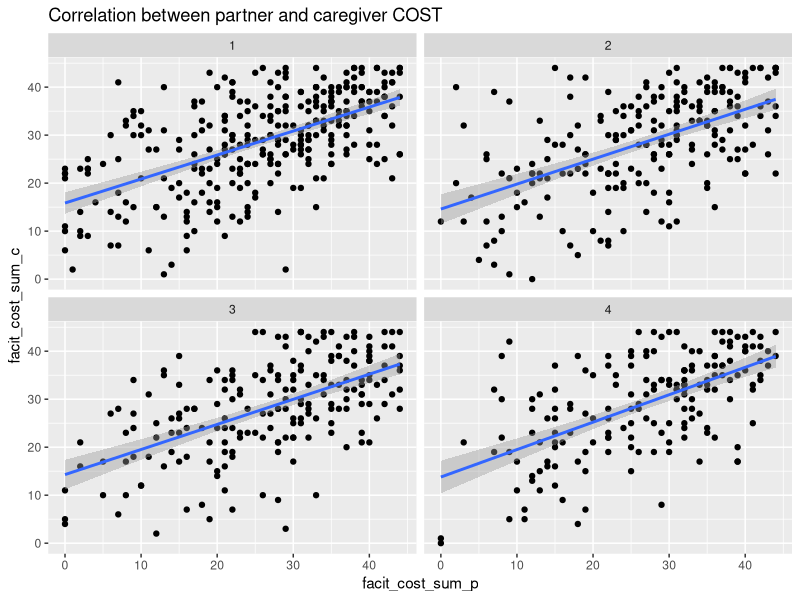
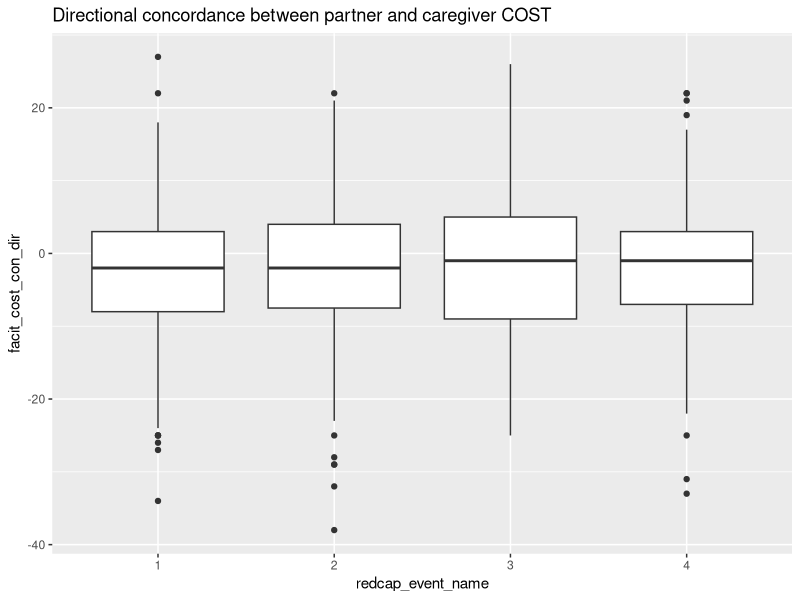
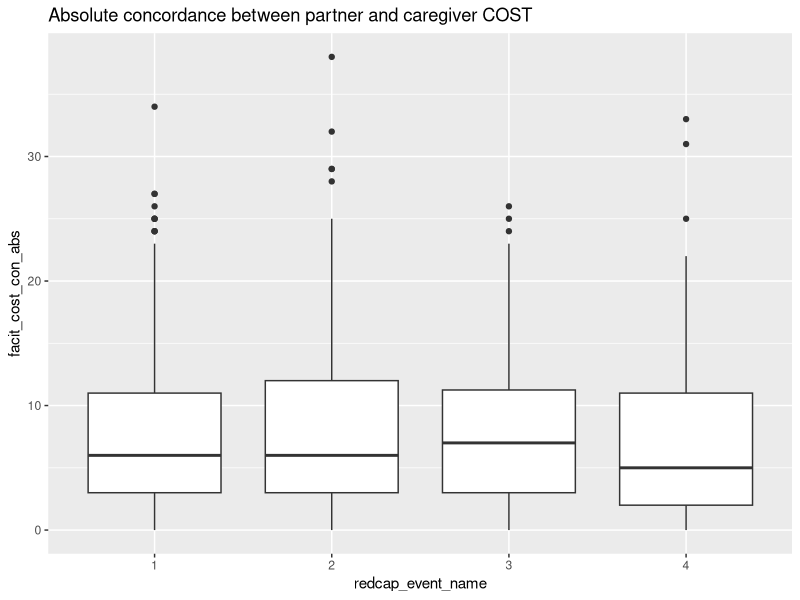

Reproduce these figures in R, in order.
###############################################################################
## Purpose: this file loads joined datasets and analyzes them.

## Depends:
## O7COSTTidyJoin.r
## 06PredictorJoin.r
## tidyverse

## Inputs:
## IntData/cost.csv
## IntData/pred_wide.csv
## IntData/pred.csv

## Outputs:
##

###############################################################################

## Packages
library(tidyverse)

## Functions


## Data In

### COST
cost <- read_csv("IntData/cost.csv",
  col_types = "ffdddd"
)

## Partner vs Caregiver Scatters

### Demographics



### COST

ggplot(
  data = cost,
  mapping = aes(
    x = facit_cost_sum_p,
    y = facit_cost_sum_c
  )
) +
  geom_point() +
  geom_smooth(method = "lm") +
  facet_wrap(facets = "redcap_event_name") +
  ggtitle("Correlation between partner and caregiver COST")

## Convergence over Time

### COST

#### Directional
ggplot(
  data = cost,
  mapping = aes(
    x = redcap_event_name,
    y = facit_cost_con_dir
  )
) +
  geom_boxplot() +
  ggtitle("Directional concordance between partner and caregiver COST")

#### Absolute
  ggplot(
    data = cost,
    mapping = aes(
      x = redcap_event_name,
      y = facit_cost_con_abs
    )
  ) +
    geom_boxplot() +
    ggtitle("Absolute concordance between partner and caregiver COST")
